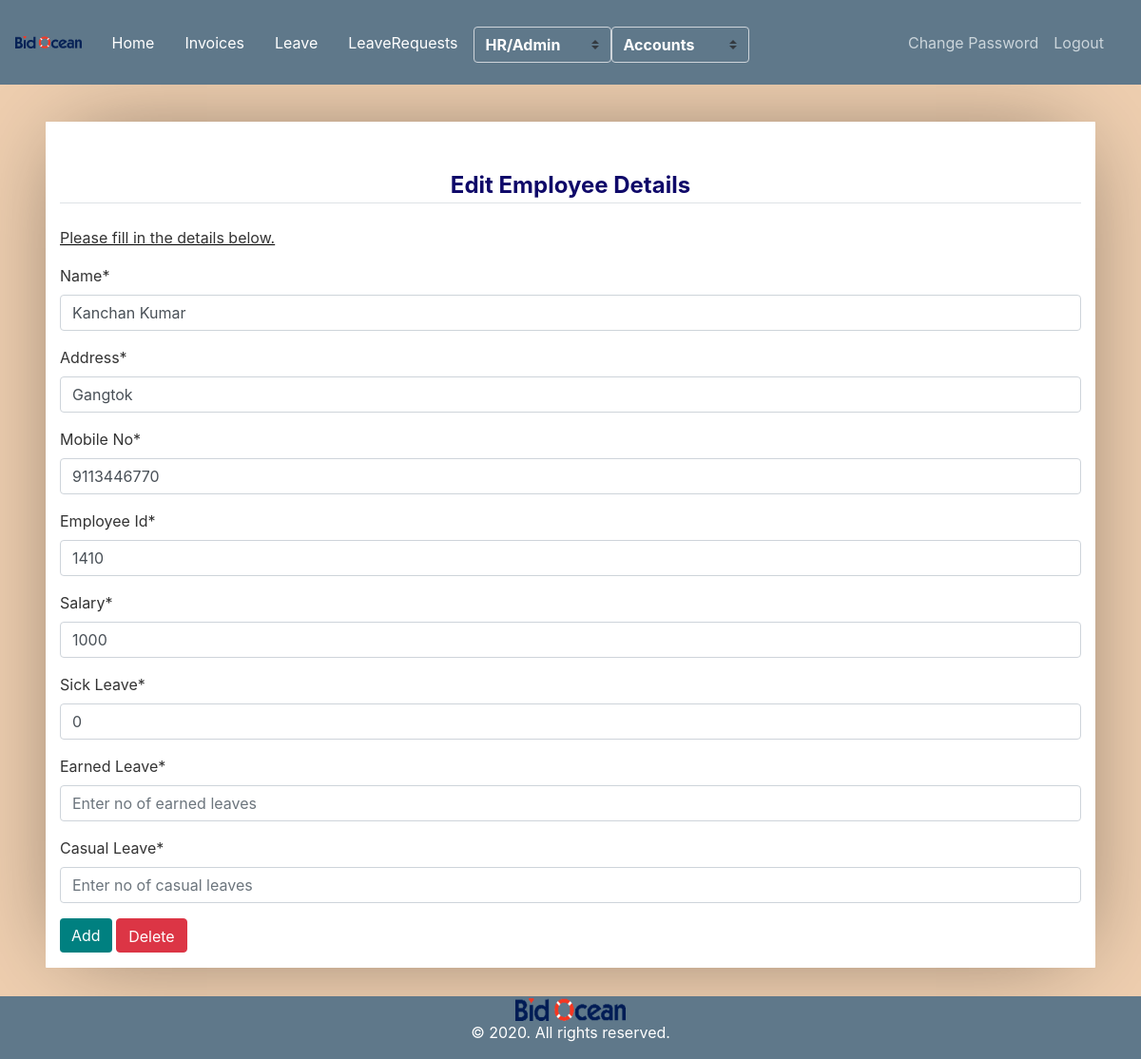
The page /employee-edit/1 (signed in) on the database as committed earlier.
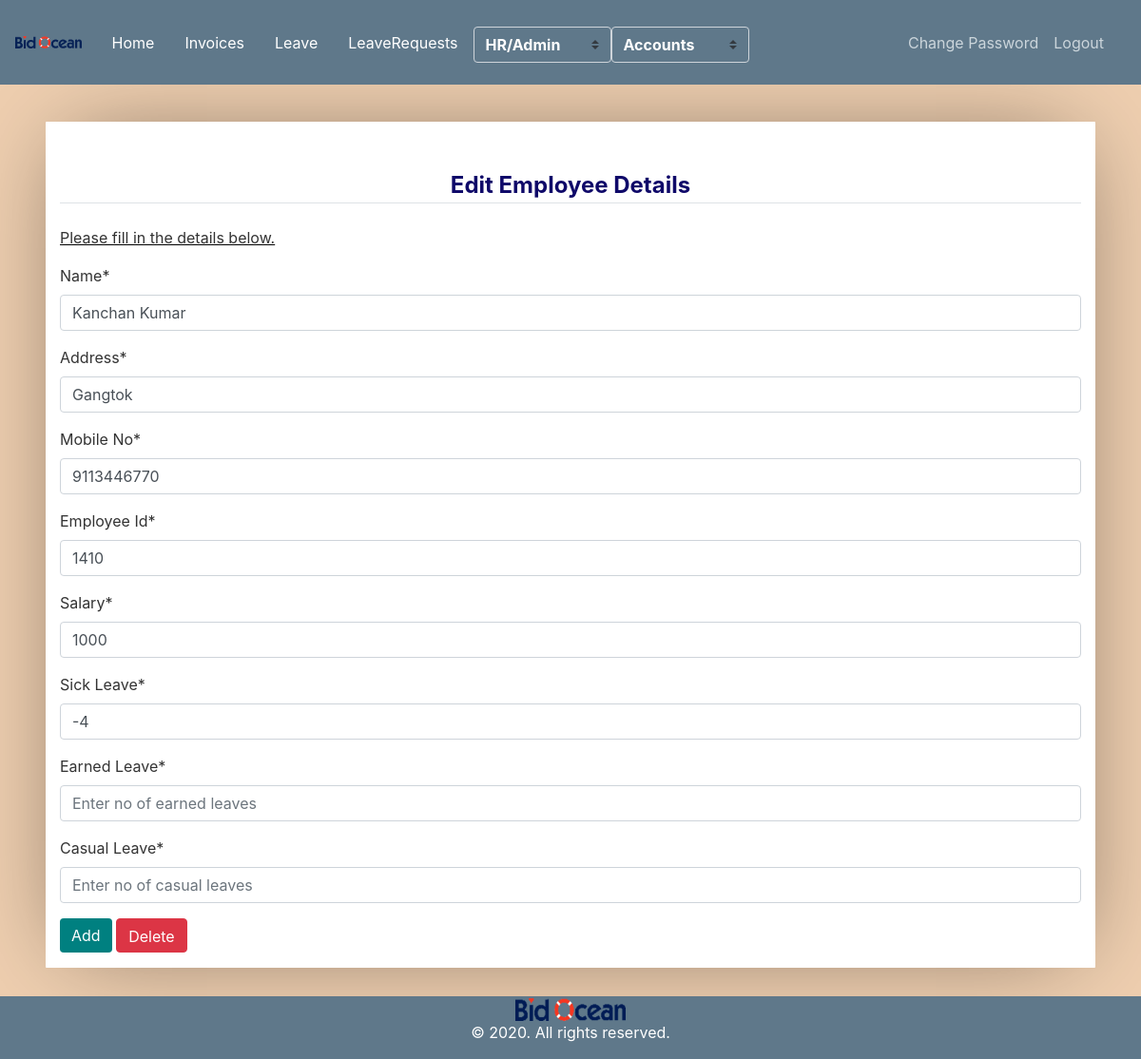
The same page on the database as committed later.
### user_invoice/models.py (models this page shows, shortened)
class Employee(models.Model):
	id         = models.AutoField(primary_key=True)
	name       = models.CharField(max_length=300)
	role       = models.ForeignKey(Role,on_delete=models.CASCADE)
	salary     = models.CharField(max_length=300, null=True, blank=True)
	address    = models.CharField(max_length=300)
	emp_id     = models.CharField(max_length=300, null=True, blank=True)
	phone_no   = models.CharField(max_length=300)
	auth_tbl   = models.OneToOneField(Userdetail, on_delete=models.CASCADE)
	added_at   = models.DateTimeField(auto_now_add=True)
	is_manager = models.SmallIntegerField(default=0)
	report_to  = models.ForeignKey('self', on_delete=models.SET_NULL, null=True, blank=True, related_name='empreport_to')

### leave/models.py (models this page shows)
class LeaveBalance(models.Model):
	id           = models.AutoField(primary_key=True)
	paid_leave   = models.CharField(max_length=200)
	others_leave = models.CharField(max_length=200)
	sick_leave   = models.CharField(max_length=200)
	employee     = models.OneToOneField(Employee, on_delete=models.CASCADE, related_name='leave_bal')

### user_invoice/views.py (the view, shortened to what this page needs)
# urls.py: path('employee-edit/<int:pk>',views.EmployeeEditView.as_view(),name='employee_edit'),
class EmployeeEditView(AdminOrHROrAccountsPanelMixin,TemplateView):
    template_name = 'user_invoice/add_employee.html'
    def get(self, request, pk):
        employee      = Employee.objects.get(pk=pk)
        roles         = Role.objects.all()        # employee_form = EmployeeForm()
        managers      = Employee.objects.filter(is_manager=1)
        context = {
            'employee'     : employee,
            'roles'        : roles,
            'submit'       : 'Edit Employee',
            'title'        : 'Edit employee',
            'role'         : Employee.objects.get(auth_tbl=self.request.user).role.name.lower(),
            'managers'     : managers
        }
        return render(request, self.template_name, context)

### user_invoice/mixin.py (called while the page is built)
    def test_func(self):
        user     = self.request.user
        employee = Employee.objects.get(auth_tbl=user)
        return employee.role.name.lower() == 'admin' or employee.role.name.lower() == 'hr' or employee.role.name.lower() == 'accounts'

### user_invoice/templates/user_invoice/add_employee.html (shortened to what this page needs)
{% extends "user_invoice/base.html" %}
{% load crispy_forms_tags %}
{% block content %}
	<article>
		<legend class="border-bottom mb-4" style="color: rgb(15, 9, 105);text-align: center;" ><b> {% if 'Add' in submit %}Verify Employee{% else %}{{submit}}{% endif %} Details</b> </legend>
		<form method='POST'>
			<div class="form-group">
				<p><u class="spelling">Please fill in the details below.</u> </p>
				<label for="formGropuNameInput">Name*</label>
				<input name="name" class="form-control" id="formGroupNameInput" value="{% if employee.name %}{{employee.name}} {% else %}{{user.firstname}} {{user.lastname}}{% endif %}" placeholder="Enter your name" required {% if 'Add' in submit %}readonly{% endif %}>
			</div>
			<div class="form-group">
				<label for="formGropuNameInput">Address*</label>
				<input name="address" class="form-control" id="formGroupNameInput" value="{% if employee.address %}{{employee.address}}{% else %}{{user.address}}{% endif %}" placeholder="Enter your address" required {% if 'Add' in submit %}readonly{% endif %}>
			</div>
			<div class="form-group">
				<label for="mobile_no">Mobile No*</label>
				<input type="number" class="form-control" id="mobile_no" maxlength="10" name="phone_no" pattern="[6-9]{1}[0-9]{9}" value="{% if employee.phone_no %}{{employee.phone_no}}{% else %}{{user.phone}}{% endif %}" placeholder="Enter Mobile No" {% if 'Add' in submit %}readonly{% endif %} >
			</div>
			<div class="form-group">
				<label for="mobile_no">Employee Id*</label>
				<input type="text" class="form-control" id="emp_id" name="emp_id"  value="{% if employee.emp_id %}{{employee.emp_id}}{% else %}{{user.employee_id}}{% endif %}" placeholder="Enter employee id" required="" {% if 'Add' in submit %}readonly{% endif %} >
			</div>
			<div class="form-group">
				<label for="mobile_no">Salary*</label>
				<input type="text" class="form-control" id="salary" name="salary" value="{% if employee.salary %}{{employee.salary}}{% else %}{{user.salary}}{% endif %}" placeholder="Enter salary" {% if 'Add' in submit %}readonly{% endif %}>
			</div>
			{% if 'Edit' in submit %}
			<div class="form-group">
				<label for="mobile_no">Sick Leave*</label>
				<input type="text" class="form-control" id="leaves" name="sick_leave" value="{{employee.leave_bal.sick_leave}}" placeholder="Enter no of sick leaves" required>
			</div>
			<div class="form-group">
				<label for="mobile_no">Earned Leave*</label>
				<input type="text" class="form-control" id="leaves" name="earned_leave" value="{{employee.leave_bal.earned_leave}}" placeholder="Enter no of earned leaves" required>
			</div>
			<div class="form-group">
				<label for="mobile_no">Casual Leave*</label>
				<input type="text" class="form-control" id="leaves" name="casual_leave" value="{{employee.leave_bal.casual_leave}}" placeholder="Enter no of casual leaves" required>
			</div>
			{% endif %}
			<div class="form-group">
				<a href="{{submit}}"><button  class="btn btn-primary" style="background-color:teal;border: none;">Add</button></a>
				{% if 'Edit' in submit %}
				<a href="{% url 'employee_delete' employee.pk %}"><input onclick="return confirm('Are you sure you want to delete?')" class="btn btn-danger" style="height: 36px;" type="button" value="Delete"></a>
				{% endif %}
			</div>
		</form>
	</article>
{% endblock content %}

Rows that differ between the two databases and show on the page:
changed through a linked row, Employee "Kanchan Kumar": sick_leave "0" → "-4"
